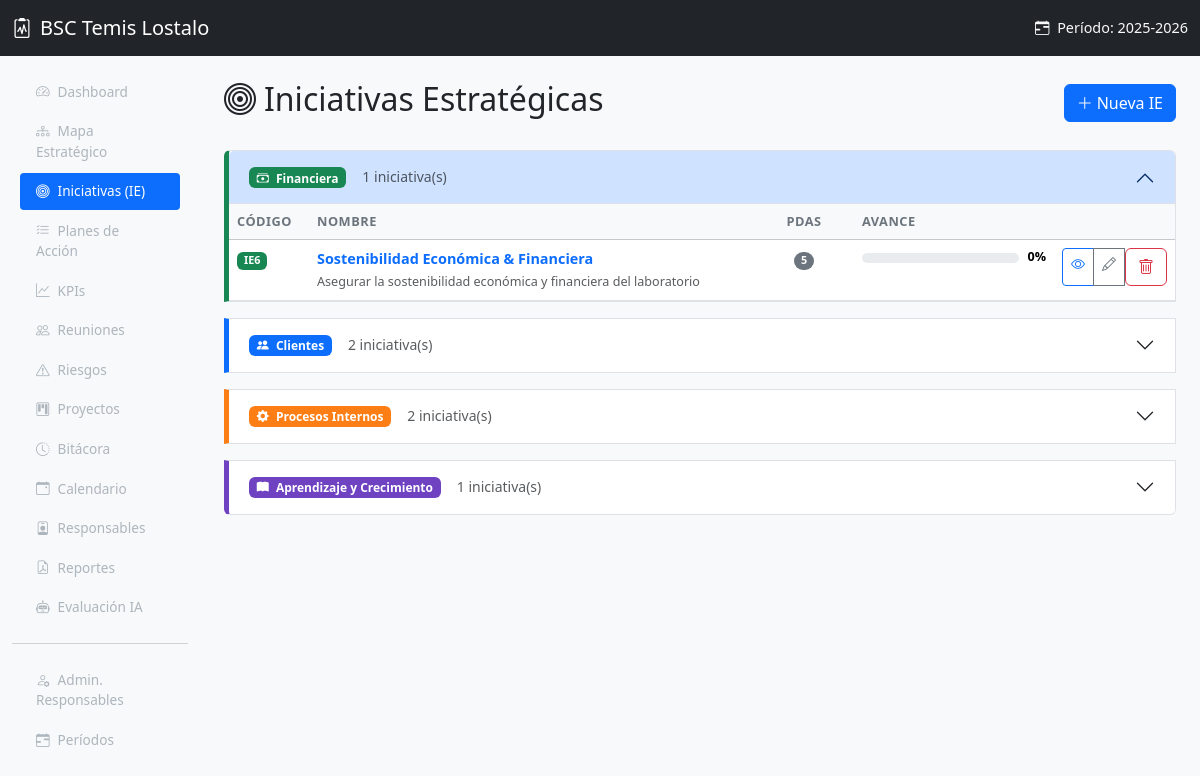
The app's page /index.php?page=iniciativas with its own data.
### tables this page shows
CREATE TABLE periodos_estrategicos (
    id INT AUTO_INCREMENT PRIMARY KEY,
    nombre VARCHAR(100) NOT NULL,
    fecha_inicio DATE NOT NULL,
    fecha_fin DATE NOT NULL,
    activo TINYINT(1) DEFAULT 0,
    created_at TIMESTAMP DEFAULT CURRENT_TIMESTAMP
);

CREATE TABLE perspectivas (
    id INT AUTO_INCREMENT PRIMARY KEY,
    nombre VARCHAR(100) NOT NULL,
    color VARCHAR(7) NOT NULL DEFAULT '#0d6efd',
    icono VARCHAR(50) DEFAULT NULL,
    orden INT NOT NULL DEFAULT 0
);

CREATE TABLE iniciativas_estrategicas (
    id INT AUTO_INCREMENT PRIMARY KEY,
    perspectiva_id INT NOT NULL,
    periodo_id INT DEFAULT NULL,
    codigo VARCHAR(10) NOT NULL,
    nombre VARCHAR(200) NOT NULL,
    descripcion TEXT,
    orden INT NOT NULL DEFAULT 0,
    FOREIGN KEY (perspectiva_id) REFERENCES perspectivas(id) ON DELETE CASCADE,
    FOREIGN KEY (periodo_id) REFERENCES periodos_estrategicos(id) ON DELETE SET NULL
);

### includes/functions.php (called while the page is built, shortened)
<?php
function sanitize($input) {
    return htmlspecialchars(trim($input), ENT_QUOTES, 'UTF-8');
}
function activeNav($page, $current) {
    return ($page === $current) ? 'active' : '';
}
function getPeriodoActivo($pdo) {
    $stmt = $pdo->query("SELECT * FROM periodos_estrategicos WHERE activo = 1 LIMIT 1");
    return $stmt->fetch();
}

### views/iniciativas/index.php (the view, shortened to what this page needs)
<?php
require_once __DIR__ . '/../../models/PlanAccion.php';
$perspectivas = $pdo->query("SELECT * FROM perspectivas ORDER BY orden ASC")->fetchAll();
$iniciativas = $pdo->query("
    SELECT ie.*, p.nombre AS perspectiva_nombre, p.color AS perspectiva_color
    FROM iniciativas_estrategicas ie
    JOIN perspectivas p ON ie.perspectiva_id = p.id
    ORDER BY ie.orden ASC
")->fetchAll();
$ieByPerspectiva = [];
foreach ($iniciativas as $ie) {
    $ieByPerspectiva[$ie['perspectiva_id']][] = $ie;
}
$pdaStats = [];
$stmtPda = $pdo->prepare("
    SELECT COUNT(*) as total_pdas,
           COALESCE(AVG(avance), 0) as avance_promedio,
           SUM(CASE WHEN peso > 0 THEN avance * peso ELSE 0 END) as avance_ponderado,
           SUM(CASE WHEN peso > 0 THEN peso ELSE 0 END) as peso_total
    FROM planes_accion
    WHERE iniciativa_id = ?
");
foreach ($iniciativas as $ie) {
    $stmtPda->execute([$ie['id']]);
    $stats = $stmtPda->fetch();
    $avance = 0;
    if ($stats['peso_total'] > 0) {
        $avance = round($stats['avance_ponderado'] / $stats['peso_total']);
    } elseif ($stats['total_pdas'] > 0) {
        $avance = round($stats['avance_promedio']);
    }
    $pdaStats[$ie['id']] = [
        'total_pdas' => (int)$stats['total_pdas'],
        'avance' => $avance
    ];
}
require_once __DIR__ . '/../layout/header.php';
?>
<div class="d-flex justify-content-between align-items-center mb-4">
    <h2><i class="bi bi-bullseye me-2"></i>Iniciativas Estrat&eacute;gicas</h2>
    <a href="<?= BASE_URL ?>index.php?page=iniciativas&action=crear" class="btn btn-primary">
        <i class="bi bi-plus-lg me-1"></i>Nueva IE
    </a>
</div>
<div class="accordion" id="accordionPerspectivas">
    <?php foreach ($perspectivas as $index => $persp): ?>
        <?php $iesPersp = $ieByPerspectiva[$persp['id']] ?? []; ?>
        <div class="accordion-item mb-3 border" style="border-left: 5px solid <?= sanitize($persp['color']) ?> !important;">
            <h2 class="accordion-header" id="heading<?= (int)$persp['id'] ?>">
                <button class="accordion-button <?= $index > 0 ? 'collapsed' : '' ?>"
                        type="button"
                        data-bs-toggle="collapse"
                        data-bs-target="#collapse<?= (int)$persp['id'] ?>"
                        aria-expanded="<?= $index === 0 ? 'true' : 'false' ?>"
                        aria-controls="collapse<?= (int)$persp['id'] ?>">
                    <span class="badge me-2" style="background-color: <?= sanitize($persp['color']) ?>;">
                        <i class="bi <?= sanitize($persp['icono'] ?? 'bi-circle') ?> me-1"></i>
                        <?= sanitize($persp['nombre']) ?>
                    </span>
                    <small class="text-muted ms-2"><?= count($iesPersp) ?> iniciativa(s)</small>
                </button>
            </h2>
            <div id="collapse<?= (int)$persp['id'] ?>"
                 class="accordion-collapse collapse <?= $index === 0 ? 'show' : '' ?>"
                 aria-labelledby="heading<?= (int)$persp['id'] ?>"
                 data-bs-parent="#accordionPerspectivas">
                <div class="accordion-body p-0">
                    <div class="table-responsive">
                        <table class="table table-hover mb-0">
                            <thead class="table-light">
                                <tr>
                                    <th style="width: 80px;">C&oacute;digo</th>
                                    <th>Nombre</th>
                                    <th class="text-center" style="width: 100px;">PDAs</th>
                                    <th style="width: 200px;">Avance</th>
                                    <th style="width: 100px;"></th>
                                </tr>
                            </thead>
                            <tbody>
                                <?php foreach ($iesPersp as $ie): ?>
                                    <?php
                                    $stats = $pdaStats[$ie['id']];
                                    $avance = $stats['avance'];
                                    ?>
                                    <tr>
                                        <td>
                                            <span class="badge" style="background-color: <?= sanitize($persp['color']) ?>;">
                                                <?= sanitize($ie['codigo']) ?>
                                            </span>
                                        </td>
                                        <td>
                                            <a href="<?= BASE_URL ?>index.php?page=iniciativas&action=detalle&id=<?= (int)$ie['id'] ?>" class="text-decoration-none fw-semibold">
                                                <?= sanitize($ie['nombre']) ?>
                                            </a>
                                            <?php if (!empty($ie['descripcion'])): ?>
                                                <br><small class="text-muted"><?= sanitize(mb_substr($ie['descripcion'], 0, 100)) ?><?= mb_strlen($ie['descripcion']) > 100 ? '...' : '' ?></small>
                                            <?php endif; ?>
                                        </td>
                                        <td class="text-center">
                                            <span class="badge bg-secondary rounded-pill"><?= $stats['total_pdas'] ?></span>
                                        </td>
                                        <td>
                                            <div class="d-flex align-items-center">
                                                <div class="progress flex-grow-1 me-2" style="height: 10px;">
                                                </div>
                                                <small class="fw-bold"><?= $avance ?>%</small>
                                            </div>
                                        </td>
                                        <td class="text-end">
                                            <div class="btn-group btn-group-sm">
                                                <a href="<?= BASE_URL ?>index.php?page=iniciativas&action=detalle&id=<?= (int)$ie['id'] ?>"
                                                   class="btn btn-outline-primary" title="Ver detalle">
                                                    <i class="bi bi-eye"></i>
                                                </a>
                                                <a href="<?= BASE_URL ?>index.php?page=iniciativas&action=editar&id=<?= (int)$ie['id'] ?>"
                                                   class="btn btn-outline-secondary" title="Editar">
                                                    <i class="bi bi-pencil"></i>
                                                </a>
                                                <form method="POST" action="<?= BASE_URL ?>index.php?page=iniciativas&action=eliminar&id=<?= (int)$ie['id'] ?>"
                                                      class="d-inline" onsubmit="return confirm('¿Eliminar esta IE y todos sus planes/actividades?');">
                                                    <button type="submit" class="btn btn-outline-danger" title="Eliminar">
                                                        <i class="bi bi-trash"></i>
                                                    </button>
                                                </form>
                                            </div>
                                        </td>
                                    </tr>
                                <?php endforeach; ?>
                            </tbody>
                        </table>
                    </div>
                </div>
            </div>
        </div>
    <?php endforeach; ?>
</div>
<?php require_once __DIR__ . '/../layout/footer.php'; ?>

### views/layout/header.php (shortened to what this page needs)
<!DOCTYPE html>
<html lang="es">
<head>
    <link href="https://cdn.jsdelivr.net/npm/bootstrap@5.3.3/dist/css/bootstrap.min.css" rel="stylesheet">
    <link href="https://cdn.jsdelivr.net/npm/bootstrap-icons@1.11.3/font/bootstrap-icons.min.css" rel="stylesheet">
    <link href="<?= BASE_URL ?>assets/css/style.css" rel="stylesheet">
</head>
<body>
    <nav class="navbar navbar-dark bg-dark fixed-top">
        <div class="container-fluid">
            <a class="navbar-brand d-flex align-items-center" href="<?= BASE_URL ?>">
                <i class="bi bi-clipboard2-pulse me-2"></i>
                BSC Temis Lostalo
            </a>
            <?php if ($periodoActivo): ?>
                <span class="navbar-text text-light">
                    <i class="bi bi-calendar-range me-1"></i>
                    Período: <?= sanitize($periodoActivo['nombre']) ?>
                </span>
            <?php endif; ?>
        </div>
    </nav>
    <div class="container-fluid">
        <div class="row">
            <nav id="sidebar" class="col-md-2 d-md-block sidebar offcanvas-md offcanvas-start">
                <div class="offcanvas-body position-sticky pt-3">
                    <ul class="nav flex-column">
                        <li class="nav-item">
                            <a class="nav-link <?= activeNav('dashboard', $page) ?>" href="<?= BASE_URL ?>index.php?page=dashboard">
                                <i class="bi bi-speedometer2 me-2"></i>Dashboard
                            </a>
                        </li>
                        <li class="nav-item">
                            <a class="nav-link <?= activeNav('mapa', $page) ?>" href="<?= BASE_URL ?>index.php?page=mapa">
                                <i class="bi bi-diagram-3 me-2"></i>Mapa Estratégico
                            </a>
                        </li>
                        <li class="nav-item">
                            <a class="nav-link <?= activeNav('iniciativas', $page) ?>" href="<?= BASE_URL ?>index.php?page=iniciativas">
                                <i class="bi bi-bullseye me-2"></i>Iniciativas (IE)
                            </a>
                        </li>
                        <li class="nav-item">
                            <a class="nav-link <?= activeNav('planes', $page) ?>" href="<?= BASE_URL ?>index.php?page=planes">
                                <i class="bi bi-list-check me-2"></i>Planes de Acción
                            </a>
                        </li>
                        <li class="nav-item">
                            <a class="nav-link <?= activeNav('kpis', $page) ?>" href="<?= BASE_URL ?>index.php?page=kpis">
                                <i class="bi bi-graph-up me-2"></i>KPIs
                            </a>
                        </li>
                        <li class="nav-item">
                            <a class="nav-link <?= activeNav('reuniones', $page) ?>" href="<?= BASE_URL ?>index.php?page=reuniones">
                                <i class="bi bi-people me-2"></i>Reuniones
                            </a>
                        </li>
                        <li class="nav-item">
                            <a class="nav-link <?= activeNav('riesgos', $page) ?>" href="<?= BASE_URL ?>index.php?page=riesgos">
                                <i class="bi bi-exclamation-triangle me-2"></i>Riesgos
                            </a>
                        </li>
                        <li class="nav-item">
                            <a class="nav-link <?= activeNav('proyectos', $page) ?>" href="<?= BASE_URL ?>index.php?page=proyectos">
                                <i class="bi bi-kanban me-2"></i>Proyectos
                            </a>
                        </li>
                        <li class="nav-item">
                            <a class="nav-link <?= activeNav('bitacora', $page) ?>" href="<?= BASE_URL ?>index.php?page=bitacora">
                                <i class="bi bi-clock-history me-2"></i>Bitácora
                            </a>
                        </li>
                        <li class="nav-item">
                            <a class="nav-link <?= activeNav('calendario', $page) ?>" href="<?= BASE_URL ?>index.php?page=calendario">
                                <i class="bi bi-calendar-event me-2"></i>Calendario
                            </a>
                        </li>
                        <li class="nav-item">
                            <a class="nav-link <?= activeNav('responsables', $page) ?>" href="<?= BASE_URL ?>index.php?page=responsables">
                                <i class="bi bi-person-badge me-2"></i>Responsables
                            </a>
                        </li>
                        <li class="nav-item">
                            <a class="nav-link <?= activeNav('reportes', $page) ?>" href="<?= BASE_URL ?>index.php?page=reportes">
                                <i class="bi bi-file-earmark-pdf me-2"></i>Reportes
                            </a>
                        </li>
                        <li class="nav-item">
                            <a class="nav-link <?= activeNav('evaluacion', $page) ?>" href="<?= BASE_URL ?>index.php?page=evaluacion">
                                <i class="bi bi-robot me-2"></i>Evaluación IA
                            </a>
                        </li>
                        <hr class="text-muted">
                        <li class="nav-item">
                            <a class="nav-link <?= activeNav('admin_responsables', $page) ?>" href="<?= BASE_URL ?>index.php?page=admin_responsables">
                                <i class="bi bi-person-gear me-2"></i>Admin. Responsables
                            </a>
                        </li>
                        <li class="nav-item">
                            <a class="nav-link <?= activeNav('periodos', $page) ?>" href="<?= BASE_URL ?>index.php?page=periodos">
                                <i class="bi bi-calendar-range me-2"></i>Períodos
                            </a>
                        </li>
                    </ul>
                </div>
            </nav>
            <main class="col-md-10 ms-sm-auto px-md-4 main-content">

### assets/css/style.css (style rules this page uses)
body { font-size: 0.9rem; background-color: #f8f9fa; }
.main-content { margin-top: 56px; padding-top: 1.5rem; padding-bottom: 2rem; }
.sidebar { background-color: #212529; min-height: calc(100vh - 56px); margin-top: 56px; padding-top: 0; }
.sidebar .nav-link { color: #adb5bd; padding: 0.5rem 1rem; border-radius: 0.25rem; margin: 0.1rem 0.5rem; font-size: 0.85rem; }
.sidebar .nav-link.active { color: #fff; background-color: #0d6efd; }
.sidebar .nav-link i { width: 20px; text-align: center; }
.table th { font-weight: 600; font-size: 0.8rem; text-transform: uppercase; letter-spacing: 0.5px; color: #6c757d; }

### records on screen
periodos_estrategicos: nombre "2025-2026"
perspectivas: nombre "Financiera", id "1"
iniciativas_estrategicas: codigo "IE6", nombre "Sostenibilidad Económica & Financiera", descripcion "Asegurar la sostenibilidad económica y financiera del laboratorio", id "5", id "0"
perspectivas: nombre "Clientes", id "2"
perspectivas: nombre "Procesos Internos", id "2"
perspectivas: nombre "Aprendizaje y Crecimiento", id "1"
